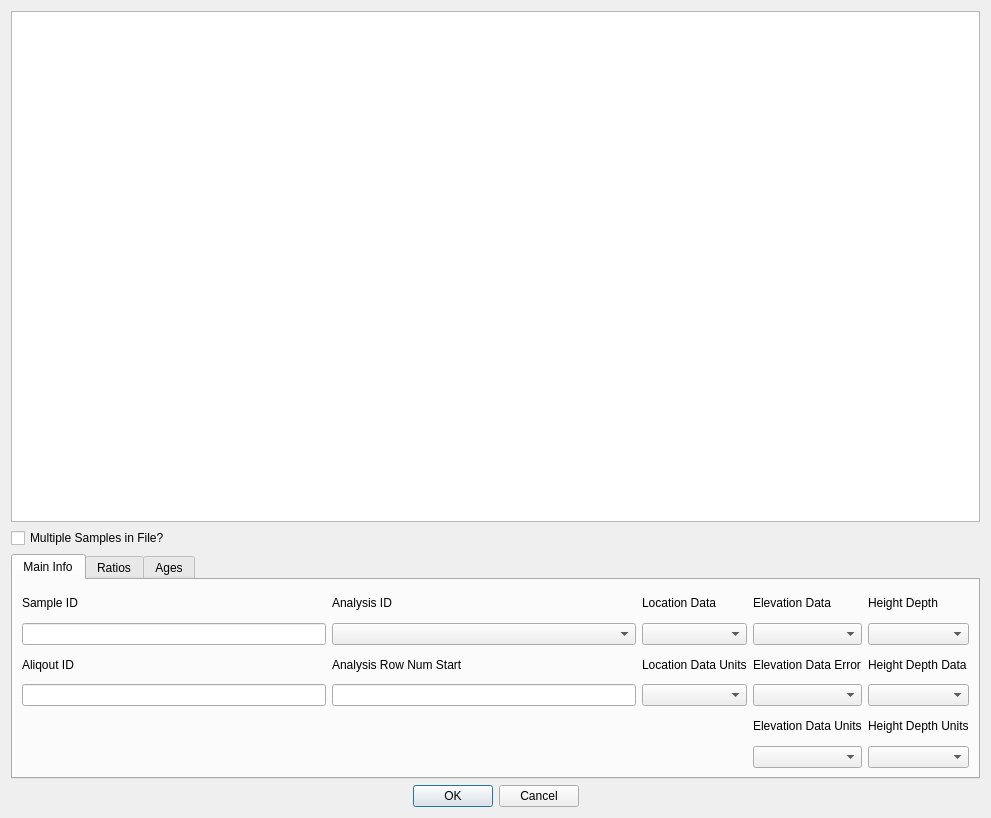
<?xml version="1.0" encoding="UTF-8"?>
<ui version="4.0">
 <class>Dialog</class>
 <widget class="QDialog" name="Dialog">
  <property name="geometry">
   <rect>
    <x>0</x>
    <y>0</y>
    <width>991</width>
    <height>818</height>
   </rect>
  </property>
  <property name="minimumSize">
   <size>
    <width>512</width>
    <height>360</height>
   </size>
  </property>
  <property name="maximumSize">
   <size>
    <width>9999999</width>
    <height>9999999</height>
   </size>
  </property>
  <property name="windowTitle">
   <string>Dialog</string>
  </property>
  <layout class="QVBoxLayout" name="verticalLayout">
   <item>
    <widget class="QTableView" name="tableView">
     <property name="statusTip">
      <string/>
     </property>
     <property name="whatsThis">
      <string/>
     </property>
    </widget>
   </item>
   <item>
    <widget class="QCheckBox" name="checkBox">
     <property name="text">
      <string>Multiple Samples in File?</string>
     </property>
    </widget>
   </item>
   <item>
    <widget class="QTabWidget" name="tabWidget">
     <property name="maximumSize">
      <size>
       <width>16777215</width>
       <height>225</height>
      </size>
     </property>
     <property name="currentIndex">
      <number>0</number>
     </property>
     <widget class="QWidget" name="maininfo_tab">
      <attribute name="title">
       <string>Main Info</string>
      </attribute>
      <layout class="QGridLayout" name="gridLayout_3">
       <item row="0" column="1">
        <widget class="QLabel" name="label_20">
         <property name="text">
          <string>Analysis ID</string>
         </property>
         <property name="wordWrap">
          <bool>true</bool>
         </property>
        </widget>
       </item>
       <item row="1" column="4">
        <widget class="QComboBox" name="comboBox_11"/>
       </item>
       <item row="3" column="2">
        <widget class="QComboBox" name="comboBox_5"/>
       </item>
       <item row="2" column="0">
        <widget class="QLabel" name="label_19">
         <property name="toolTip">
          <string>Aliqout ID must be unique</string>
         </property>
         <property name="text">
          <string>Aliqout ID</string>
         </property>
         <property name="wordWrap">
          <bool>true</bool>
         </property>
        </widget>
       </item>
       <item row="3" column="0">
        <widget class="QLineEdit" name="lineEdit_2">
         <property name="toolTip">
          <string>Aliqout ID must be unique</string>
         </property>
        </widget>
       </item>
       <item row="0" column="0">
        <widget class="QLabel" name="label_18">
         <property name="toolTip">
          <string>Sample ID must be unique</string>
         </property>
         <property name="text">
          <string>Sample ID</string>
         </property>
         <property name="wordWrap">
          <bool>true</bool>
         </property>
        </widget>
       </item>
       <item row="3" column="1">
        <widget class="QLineEdit" name="lineEdit_3"/>
       </item>
       <item row="2" column="1">
        <widget class="QLabel" name="label_21">
         <property name="text">
          <string>Analysis Row Num Start</string>
         </property>
         <property name="wordWrap">
          <bool>true</bool>
         </property>
        </widget>
       </item>
       <item row="2" column="2">
        <widget class="QLabel" name="label_23">
         <property name="text">
          <string>Location Data Units</string>
         </property>
         <property name="wordWrap">
          <bool>true</bool>
         </property>
        </widget>
       </item>
       <item row="1" column="3">
        <widget class="QComboBox" name="comboBox_6"/>
       </item>
       <item row="1" column="0">
        <widget class="QLineEdit" name="lineEdit">
         <property name="toolTip">
          <string>Sample ID must be unique</string>
         </property>
         <property name="whatsThis">
          <string/>
         </property>
        </widget>
       </item>
       <item row="0" column="2">
        <widget class="QLabel" name="label_22">
         <property name="text">
          <string>Location Data</string>
         </property>
         <property name="wordWrap">
          <bool>true</bool>
         </property>
        </widget>
       </item>
       <item row="5" column="3">
        <widget class="QComboBox" name="comboBox_8"/>
       </item>
       <item row="5" column="4">
        <widget class="QComboBox" name="comboBox_9"/>
       </item>
       <item row="1" column="2">
        <widget class="QComboBox" name="comboBox_4"/>
       </item>
       <item row="3" column="4">
        <widget class="QComboBox" name="comboBox_10"/>
       </item>
       <item row="1" column="1">
        <widget class="QComboBox" name="comboBox_3"/>
       </item>
       <item row="3" column="3">
        <widget class="QComboBox" name="comboBox_7"/>
       </item>
       <item row="4" column="3">
        <widget class="QLabel" name="label_24">
         <property name="text">
          <string>Elevation Data Units</string>
         </property>
         <property name="wordWrap">
          <bool>true</bool>
         </property>
        </widget>
       </item>
       <item row="4" column="4">
        <widget class="QLabel" name="label_25">
         <property name="text">
          <string>Height Depth Units</string>
         </property>
         <property name="wordWrap">
          <bool>true</bool>
         </property>
        </widget>
       </item>
       <item row="2" column="3">
        <widget class="QLabel" name="label_26">
         <property name="text">
          <string>Elevation Data Error</string>
         </property>
         <property name="wordWrap">
          <bool>true</bool>
         </property>
        </widget>
       </item>
       <item row="2" column="4">
        <widget class="QLabel" name="label_27">
         <property name="text">
          <string>Height Depth Data</string>
         </property>
         <property name="wordWrap">
          <bool>true</bool>
         </property>
        </widget>
       </item>
       <item row="0" column="3">
        <widget class="QLabel" name="label_28">
         <property name="text">
          <string>Elevation Data</string>
         </property>
         <property name="wordWrap">
          <bool>true</bool>
         </property>
        </widget>
       </item>
       <item row="0" column="4">
        <widget class="QLabel" name="label_29">
         <property name="text">
          <string>Height Depth</string>
         </property>
         <property name="wordWrap">
          <bool>true</bool>
         </property>
        </widget>
       </item>
      </layout>
     </widget>
     <widget class="QWidget" name="ratios_tab">
      <attribute name="title">
       <string>Ratios</string>
      </attribute>
      <layout class="QGridLayout" name="gridLayout_2">
       <item row="3" column="1">
        <widget class="QLabel" name="label_10">
         <property name="text">
          <string>Pb206 / Pb207 Ratio Sigma</string>
         </property>
         <property name="wordWrap">
          <bool>true</bool>
         </property>
        </widget>
       </item>
       <item row="2" column="1">
        <widget class="QComboBox" name="pb206pb207ratio_combobox"/>
       </item>
       <item row="5" column="3">
        <widget class="QComboBox" name="pb206U2387ratiosigma_combobox"/>
       </item>
       <item row="3" column="0">
        <widget class="QLabel" name="label_15">
         <property name="text">
          <string>U / Th Ratio</string>
         </property>
        </widget>
       </item>
       <item row="2" column="2">
        <widget class="QComboBox" name="pb207U235ratio_combobox"/>
       </item>
       <item row="5" column="2">
        <widget class="QComboBox" name="pb207U235ratiosigma_combobox"/>
       </item>
       <item row="0" column="2">
        <widget class="QLabel" name="label_14">
         <property name="text">
          <string>Pb207 / U235 Ratio</string>
         </property>
         <property name="wordWrap">
          <bool>true</bool>
         </property>
        </widget>
       </item>
       <item row="5" column="0">
        <widget class="QComboBox" name="comboBox_2"/>
       </item>
       <item row="0" column="3">
        <widget class="QLabel" name="label_12">
         <property name="text">
          <string>Pb206 / U238 Ratio</string>
         </property>
         <property name="wordWrap">
          <bool>true</bool>
         </property>
        </widget>
       </item>
       <item row="5" column="1">
        <widget class="QComboBox" name="pb206pb207ratiosigma_combobox"/>
       </item>
       <item row="0" column="0">
        <widget class="QLabel" name="label_13">
         <property name="text">
          <string>Pb206 / Pb204 Ratio</string>
         </property>
        </widget>
       </item>
       <item row="2" column="0">
        <widget class="QComboBox" name="comboBox"/>
       </item>
       <item row="3" column="2">
        <widget class="QLabel" name="label_11">
         <property name="text">
          <string>Pb207 / U235 Ratio Sigma</string>
         </property>
         <property name="wordWrap">
          <bool>true</bool>
         </property>
        </widget>
       </item>
       <item row="3" column="3">
        <widget class="QLabel" name="label_16">
         <property name="text">
          <string>Pb206 / U238 Ratio Sigma</string>
         </property>
         <property name="wordWrap">
          <bool>true</bool>
         </property>
        </widget>
       </item>
       <item row="0" column="1">
        <widget class="QLabel" name="label_17">
         <property name="text">
          <string>Pb206 / Pb207 Ratio</string>
         </property>
         <property name="wordWrap">
          <bool>true</bool>
         </property>
        </widget>
       </item>
       <item row="4" column="0">
        <widget class="QCheckBox" name="UThratio_checkbox">
         <property name="text">
          <string>Inverse?</string>
         </property>
        </widget>
       </item>
       <item row="2" column="3">
        <widget class="QComboBox" name="pb206U2387ratio_combobox"/>
       </item>
       <item row="1" column="0">
        <widget class="QCheckBox" name="Pb206Pb204ratio_checkbox">
         <property name="text">
          <string>Inverse?</string>
         </property>
        </widget>
       </item>
      </layout>
     </widget>
     <widget class="QWidget" name="ages_tab">
      <attribute name="title">
       <string>Ages</string>
      </attribute>
      <layout class="QGridLayout" name="gridLayout">
       <item row="3" column="1">
        <widget class="QComboBox" name="accepted_combobox"/>
       </item>
       <item row="1" column="3">
        <widget class="QComboBox" name="pb206pb207age_combobox"/>
       </item>
       <item row="3" column="0">
        <widget class="QComboBox" name="bestagesigma_combobox"/>
       </item>
       <item row="1" column="6">
        <widget class="QComboBox" name="pb207U235age_combobox"/>
       </item>
       <item row="0" column="1">
        <widget class="QLabel" name="label_2">
         <property name="text">
          <string>Concordance / Discordance</string>
         </property>
         <property name="wordWrap">
          <bool>true</bool>
         </property>
        </widget>
       </item>
       <item row="1" column="0">
        <widget class="QComboBox" name="bestages_combobox"/>
       </item>
       <item row="1" column="1">
        <widget class="QComboBox" name="concordance_combobox"/>
       </item>
       <item row="2" column="7">
        <widget class="QLabel" name="label_9">
         <property name="text">
          <string>Pb206 / U238 Age</string>
         </property>
         <property name="wordWrap">
          <bool>true</bool>
         </property>
        </widget>
       </item>
       <item row="0" column="3">
        <widget class="QLabel" name="label_4">
         <property name="text">
          <string>Pb206 / Pb207 Age</string>
         </property>
         <property name="wordWrap">
          <bool>true</bool>
         </property>
        </widget>
       </item>
       <item row="0" column="6">
        <widget class="QLabel" name="label_6">
         <property name="text">
          <string>Pb207 / U235 Age</string>
         </property>
         <property name="wordWrap">
          <bool>true</bool>
         </property>
        </widget>
       </item>
       <item row="3" column="7">
        <widget class="QComboBox" name="pb206U2387agesigma_combobox"/>
       </item>
       <item row="2" column="6">
        <widget class="QLabel" name="label_7">
         <property name="text">
          <string>Pb207 / U235 Age Sigma</string>
         </property>
         <property name="wordWrap">
          <bool>true</bool>
         </property>
        </widget>
       </item>
       <item row="2" column="0">
        <widget class="QLabel" name="label">
         <property name="text">
          <string>Best Age Sigma</string>
         </property>
        </widget>
       </item>
       <item row="1" column="7">
        <widget class="QComboBox" name="pb206U2387age_combobox"/>
       </item>
       <item row="2" column="3">
        <widget class="QLabel" name="label_5">
         <property name="text">
          <string>Pb206 / Pb207 Age Sigma</string>
         </property>
         <property name="wordWrap">
          <bool>true</bool>
         </property>
        </widget>
       </item>
       <item row="2" column="1">
        <widget class="QLabel" name="label_3">
         <property name="text">
          <string>Accepted / Rejected</string>
         </property>
         <property name="wordWrap">
          <bool>true</bool>
         </property>
        </widget>
       </item>
       <item row="0" column="7">
        <widget class="QLabel" name="label_8">
         <property name="text">
          <string>Pb206 / U238 Age</string>
         </property>
         <property name="wordWrap">
          <bool>true</bool>
         </property>
        </widget>
       </item>
       <item row="3" column="6">
        <widget class="QComboBox" name="pb207U235agesigma_combobox"/>
       </item>
       <item row="3" column="3">
        <widget class="QComboBox" name="pb206pb207agesigma_combobox"/>
       </item>
       <item row="0" column="0">
        <widget class="QLabel" name="label2">
         <property name="text">
          <string>Best Ages</string>
         </property>
        </widget>
       </item>
      </layout>
     </widget>
    </widget>
   </item>
   <item>
    <widget class="QDialogButtonBox" name="buttonBox">
     <property name="toolTip">
      <string extracomment="SAMple id must be unique"/>
     </property>
     <property name="toolTipDuration">
      <number>10</number>
     </property>
     <property name="orientation">
      <enum>Qt::Horizontal</enum>
     </property>
     <property name="standardButtons">
      <set>QDialogButtonBox::Cancel|QDialogButtonBox::Ok</set>
     </property>
     <property name="centerButtons">
      <bool>true</bool>
     </property>
    </widget>
   </item>
  </layout>
 </widget>
 <resources/>
 <connections>
  <connection>
   <sender>buttonBox</sender>
   <signal>accepted()</signal>
   <receiver>Dialog</receiver>
   <slot>accept()</slot>
   <hints>
    <hint type="sourcelabel">
     <x>248</x>
     <y>254</y>
    </hint>
    <hint type="destinationlabel">
     <x>157</x>
     <y>274</y>
    </hint>
   </hints>
  </connection>
  <connection>
   <sender>buttonBox</sender>
   <signal>rejected()</signal>
   <receiver>Dialog</receiver>
   <slot>reject()</slot>
   <hints>
    <hint type="sourcelabel">
     <x>316</x>
     <y>260</y>
    </hint>
    <hint type="destinationlabel">
     <x>286</x>
     <y>274</y>
    </hint>
   </hints>
  </connection>
 </connections>
</ui>
